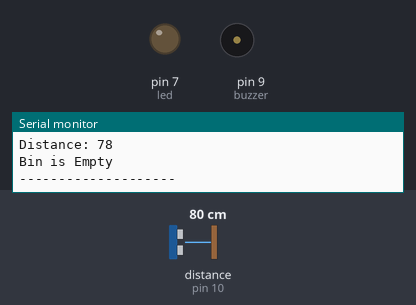
The sketch below on a simulated Arduino Uno, built with avr-gcc and run on an emulated ATmega328P. Shown: output pins drawn as LEDs (lit = HIGH), buzzer (waves = sounding, pin HIGH), the last lines printed to the serial monitor. Wiring (inferred from the names in the program): ultrasonic range finder: trigger pin 8; echo pin 10. The inputs (shaded band) are chosen by the test bench; at power-on: distance to the obstacle (sensor on pin 10) 80 cm. The echo pulse lasts 58.3 µs per cm; pins used as bus, display or sensor lines are not drawn.

Above: at 1.8 s.
1.9 s: distance to the obstacle (sensor on pin 10) set to 24 cm
3.4 s: distance to the obstacle (sensor on pin 10) set to 20 cm
At 4.6 s:
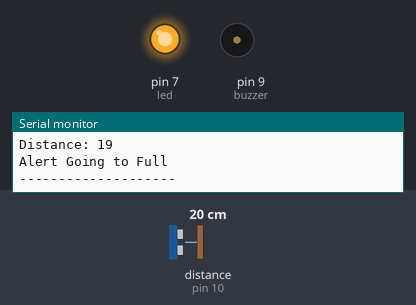
5.5 s: distance to the obstacle (sensor on pin 10) set to 12 cm
7.2 s: distance to the obstacle (sensor on pin 10) set to 9 cm
At 9.1 s:
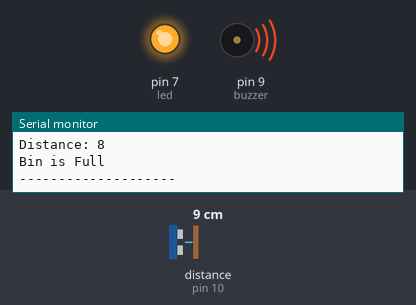
9.5 s: distance to the obstacle (sensor on pin 10) set to 18 cm
At 10.8 s:
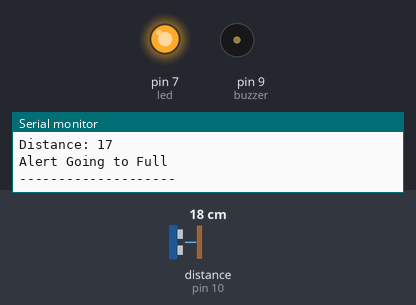
11.5 s: distance to the obstacle (sensor on pin 10) set to 2 cm
At 12.4 s:
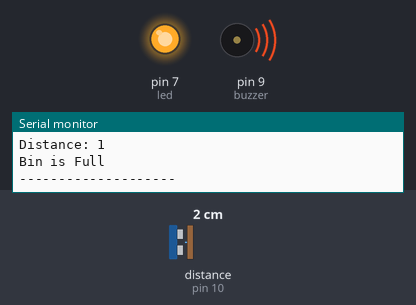
Timing chart, 0 to 14.5 s (numbered marks = the images above; inputs shaded):
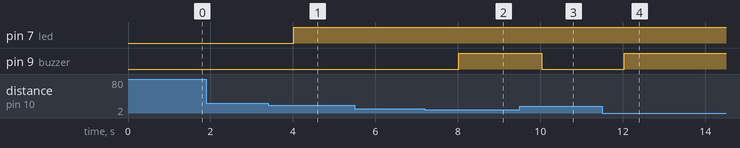

Measured:
- the behaviour switches between 22 and 21 cm on distance to the obstacle (sensor on pin 10) (found by bisection; images 0 and 1)
- the behaviour switches between 11 and 10 cm on distance to the obstacle (sensor on pin 10) (found by bisection; images 1 and 2)
- after the input at 3.4 s, pin 7 (led): LOW → HIGH after 0.62 s
- after the input at 7.2 s, pin 9 (buzzer): LOW → HIGH after 0.83 s
- after the input at 9.5 s, pin 9 (buzzer): HIGH → LOW after 0.53 s
- after the input at 11.5 s, pin 9 (buzzer): LOW → HIGH after 0.53 s

The sketch:

code3.ino
```cpp
int trigPin = 8;
int echoPin = 10;
int led = 7;
int buzzer = 9;

long duration;
int distance;

void setup() {
  pinMode(trigPin, OUTPUT);
  pinMode(echoPin, INPUT);
  pinMode(led, OUTPUT);
  pinMode(buzzer, OUTPUT);
  Serial.begin(9600);
}

void loop() {

  // Send ultrasonic pulse
  digitalWrite(trigPin, LOW);
  delayMicroseconds(2);

  digitalWrite(trigPin, HIGH);
  delayMicroseconds(10);
  digitalWrite(trigPin, LOW);

  // Read echo
  duration = pulseIn(echoPin, HIGH);

  // Convert to distance in cm
  distance = duration * 0.034 / 2;

  Serial.print("Distance: ");
  Serial.println(distance);

  // BIN FULL
  if(distance == 0) {
    Serial.println("Sensor Error");
}

else if(distance < 10) {

    Serial.println("Bin is Full");
    digitalWrite(led, HIGH);
    digitalWrite(buzzer, HIGH);
  }

  // BIN HALF FULL
  else if(distance >= 10 && distance <= 20) {

    Serial.println("Alert Going to Full");
    digitalWrite(led, HIGH);
    digitalWrite(buzzer, LOW);
  }

  // BIN EMPTY
  else {

    Serial.println("Bin is Empty");
    digitalWrite(led, LOW);
    digitalWrite(buzzer, LOW);
  }

  Serial.println("--------------------");
  delay(1000);
}
```
